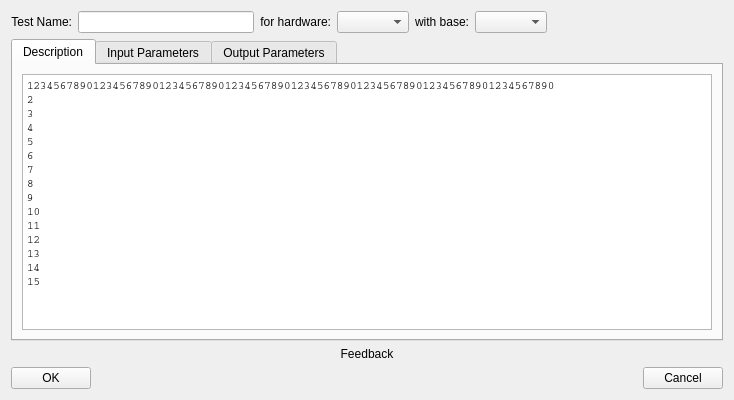
<?xml version="1.0" encoding="UTF-8"?>
<ui version="4.0">
 <class>NewTestWizard</class>
 <widget class="QDialog" name="NewTestWizard">
  <property name="geometry">
   <rect>
    <x>0</x>
    <y>0</y>
    <width>734</width>
    <height>400</height>
   </rect>
  </property>
  <property name="sizePolicy">
   <sizepolicy hsizetype="Fixed" vsizetype="Preferred">
    <horstretch>0</horstretch>
    <verstretch>0</verstretch>
   </sizepolicy>
  </property>
  <property name="minimumSize">
   <size>
    <width>734</width>
    <height>400</height>
   </size>
  </property>
  <property name="maximumSize">
   <size>
    <width>734</width>
    <height>16777215</height>
   </size>
  </property>
  <property name="windowTitle">
   <string>Dialog</string>
  </property>
  <layout class="QGridLayout" name="gridLayout_4">
   <item row="0" column="0">
    <layout class="QVBoxLayout" name="verticalLayout_2">
     <item>
      <layout class="QHBoxLayout" name="horizontalLayout">
       <item>
        <widget class="QLabel" name="label_3">
         <property name="text">
          <string>Test Name:</string>
         </property>
         <property name="alignment">
          <set>Qt::AlignRight|Qt::AlignTrailing|Qt::AlignVCenter</set>
         </property>
        </widget>
       </item>
       <item>
        <widget class="QLineEdit" name="TestName"/>
       </item>
       <item>
        <widget class="QLabel" name="label_6">
         <property name="text">
          <string>for hardware:</string>
         </property>
         <property name="alignment">
          <set>Qt::AlignRight|Qt::AlignTrailing|Qt::AlignVCenter</set>
         </property>
        </widget>
       </item>
       <item>
        <widget class="QComboBox" name="ForHardwareSetup"/>
       </item>
       <item>
        <widget class="QLabel" name="label_7">
         <property name="text">
          <string>with base:</string>
         </property>
         <property name="alignment">
          <set>Qt::AlignRight|Qt::AlignTrailing|Qt::AlignVCenter</set>
         </property>
        </widget>
       </item>
       <item>
        <widget class="QComboBox" name="WithBase"/>
       </item>
       <item>
        <spacer name="horizontalSpacer_2">
         <property name="orientation">
          <enum>Qt::Horizontal</enum>
         </property>
         <property name="sizeHint" stdset="0">
          <size>
           <width>40</width>
           <height>20</height>
          </size>
         </property>
        </spacer>
       </item>
      </layout>
     </item>
     <item>
      <widget class="QTabWidget" name="testTabs">
       <property name="currentIndex">
        <number>0</number>
       </property>
       <widget class="QWidget" name="descriptionTab">
        <attribute name="title">
         <string>Description</string>
        </attribute>
        <layout class="QGridLayout" name="gridLayout">
         <item row="0" column="0">
          <widget class="QTextEdit" name="description">
           <property name="font">
            <font>
             <family>Courier</family>
            </font>
           </property>
           <property name="html">
            <string>&lt;!DOCTYPE HTML PUBLIC &quot;-//W3C//DTD HTML 4.0//EN&quot; &quot;http://www.w3.org/TR/REC-html40/strict.dtd&quot;&gt;
&lt;html&gt;&lt;head&gt;&lt;meta name=&quot;qrichtext&quot; content=&quot;1&quot; /&gt;&lt;style type=&quot;text/css&quot;&gt;
p, li { white-space: pre-wrap; }
&lt;/style&gt;&lt;/head&gt;&lt;body style=&quot; font-family:'Courier'; font-size:8.25pt; font-weight:400; font-style:normal;&quot;&gt;
&lt;p style=&quot; margin-top:0px; margin-bottom:0px; margin-left:0px; margin-right:0px; -qt-block-indent:0; text-indent:0px;&quot;&gt;12345678901234567890123456789012345678901234567890123456789012345678901234567890&lt;/p&gt;
&lt;p style=&quot; margin-top:0px; margin-bottom:0px; margin-left:0px; margin-right:0px; -qt-block-indent:0; text-indent:0px;&quot;&gt;2&lt;/p&gt;
&lt;p style=&quot; margin-top:0px; margin-bottom:0px; margin-left:0px; margin-right:0px; -qt-block-indent:0; text-indent:0px;&quot;&gt;3&lt;/p&gt;
&lt;p style=&quot; margin-top:0px; margin-bottom:0px; margin-left:0px; margin-right:0px; -qt-block-indent:0; text-indent:0px;&quot;&gt;4&lt;/p&gt;
&lt;p style=&quot; margin-top:0px; margin-bottom:0px; margin-left:0px; margin-right:0px; -qt-block-indent:0; text-indent:0px;&quot;&gt;5&lt;/p&gt;
&lt;p style=&quot; margin-top:0px; margin-bottom:0px; margin-left:0px; margin-right:0px; -qt-block-indent:0; text-indent:0px;&quot;&gt;6&lt;/p&gt;
&lt;p style=&quot; margin-top:0px; margin-bottom:0px; margin-left:0px; margin-right:0px; -qt-block-indent:0; text-indent:0px;&quot;&gt;7&lt;/p&gt;
&lt;p style=&quot; margin-top:0px; margin-bottom:0px; margin-left:0px; margin-right:0px; -qt-block-indent:0; text-indent:0px;&quot;&gt;8&lt;/p&gt;
&lt;p style=&quot; margin-top:0px; margin-bottom:0px; margin-left:0px; margin-right:0px; -qt-block-indent:0; text-indent:0px;&quot;&gt;9&lt;/p&gt;
&lt;p style=&quot; margin-top:0px; margin-bottom:0px; margin-left:0px; margin-right:0px; -qt-block-indent:0; text-indent:0px;&quot;&gt;10&lt;/p&gt;
&lt;p style=&quot; margin-top:0px; margin-bottom:0px; margin-left:0px; margin-right:0px; -qt-block-indent:0; text-indent:0px;&quot;&gt;11&lt;/p&gt;
&lt;p style=&quot; margin-top:0px; margin-bottom:0px; margin-left:0px; margin-right:0px; -qt-block-indent:0; text-indent:0px;&quot;&gt;12&lt;/p&gt;
&lt;p style=&quot; margin-top:0px; margin-bottom:0px; margin-left:0px; margin-right:0px; -qt-block-indent:0; text-indent:0px;&quot;&gt;13&lt;/p&gt;
&lt;p style=&quot; margin-top:0px; margin-bottom:0px; margin-left:0px; margin-right:0px; -qt-block-indent:0; text-indent:0px;&quot;&gt;14&lt;/p&gt;
&lt;p style=&quot; margin-top:0px; margin-bottom:0px; margin-left:0px; margin-right:0px; -qt-block-indent:0; text-indent:0px;&quot;&gt;15&lt;/p&gt;&lt;/body&gt;&lt;/html&gt;</string>
           </property>
          </widget>
         </item>
        </layout>
       </widget>
       <widget class="QWidget" name="inputParametersTab">
        <attribute name="title">
         <string>Input Parameters</string>
        </attribute>
        <layout class="QGridLayout" name="gridLayout_2">
         <item row="0" column="0">
          <layout class="QHBoxLayout" name="horizontalLayout_4">
           <item>
            <widget class="QTableWidget" name="inputParameterTable">
             <row>
              <property name="text">
               <string>T</string>
              </property>
             </row>
             <row>
              <property name="text">
               <string>i</string>
              </property>
             </row>
             <column>
              <property name="text">
               <string>Name</string>
              </property>
             </column>
             <column>
              <property name="text">
               <string>Min</string>
              </property>
             </column>
             <column>
              <property name="text">
               <string>Max</string>
              </property>
             </column>
             <column>
              <property name="text">
               <string>Default</string>
              </property>
             </column>
             <column>
              <property name="text">
               <string>10˟</string>
              </property>
             </column>
             <column>
              <property name="text">
               <string>Unit</string>
              </property>
             </column>
             <item row="0" column="1">
              <property name="text">
               <string>-40</string>
              </property>
             </item>
             <item row="0" column="2">
              <property name="text">
               <string>+170</string>
              </property>
             </item>
             <item row="0" column="3">
              <property name="text">
               <string>25</string>
              </property>
             </item>
             <item row="0" column="5">
              <property name="text">
               <string>°C</string>
              </property>
             </item>
             <item row="1" column="1">
              <property name="text">
               <string>0.1</string>
              </property>
             </item>
             <item row="1" column="2">
              <property name="text">
               <string>2.5</string>
              </property>
             </item>
             <item row="1" column="3">
              <property name="text">
               <string>1</string>
              </property>
             </item>
             <item row="1" column="5">
              <property name="text">
               <string>mA</string>
              </property>
             </item>
            </widget>
           </item>
           <item>
            <layout class="QVBoxLayout" name="verticalLayout_3">
             <item>
              <widget class="QPushButton" name="inputParameterMoveUp">
               <property name="sizePolicy">
                <sizepolicy hsizetype="Fixed" vsizetype="Fixed">
                 <horstretch>0</horstretch>
                 <verstretch>0</verstretch>
                </sizepolicy>
               </property>
               <property name="minimumSize">
                <size>
                 <width>24</width>
                 <height>24</height>
                </size>
               </property>
               <property name="maximumSize">
                <size>
                 <width>24</width>
                 <height>24</height>
                </size>
               </property>
               <property name="toolTip">
                <string>move parameter up</string>
               </property>
               <property name="text">
                <string/>
               </property>
               <property name="iconSize">
                <size>
                 <width>24</width>
                 <height>24</height>
                </size>
               </property>
              </widget>
             </item>
             <item>
              <widget class="QPushButton" name="inputParameterAdd">
               <property name="sizePolicy">
                <sizepolicy hsizetype="Fixed" vsizetype="Fixed">
                 <horstretch>0</horstretch>
                 <verstretch>0</verstretch>
                </sizepolicy>
               </property>
               <property name="minimumSize">
                <size>
                 <width>24</width>
                 <height>24</height>
                </size>
               </property>
               <property name="maximumSize">
                <size>
                 <width>24</width>
                 <height>24</height>
                </size>
               </property>
               <property name="toolTip">
                <string>add parameter</string>
               </property>
               <property name="text">
                <string/>
               </property>
               <property name="iconSize">
                <size>
                 <width>24</width>
                 <height>24</height>
                </size>
               </property>
              </widget>
             </item>
             <item>
              <widget class="QPushButton" name="inputParameterDelete">
               <property name="sizePolicy">
                <sizepolicy hsizetype="Fixed" vsizetype="Fixed">
                 <horstretch>0</horstretch>
                 <verstretch>0</verstretch>
                </sizepolicy>
               </property>
               <property name="minimumSize">
                <size>
                 <width>24</width>
                 <height>24</height>
                </size>
               </property>
               <property name="maximumSize">
                <size>
                 <width>24</width>
                 <height>24</height>
                </size>
               </property>
               <property name="toolTip">
                <string>remove parameter</string>
               </property>
               <property name="text">
                <string/>
               </property>
               <property name="iconSize">
                <size>
                 <width>24</width>
                 <height>24</height>
                </size>
               </property>
              </widget>
             </item>
             <item>
              <widget class="QPushButton" name="inputParameterMoveDown">
               <property name="sizePolicy">
                <sizepolicy hsizetype="Fixed" vsizetype="Fixed">
                 <horstretch>0</horstretch>
                 <verstretch>0</verstretch>
                </sizepolicy>
               </property>
               <property name="minimumSize">
                <size>
                 <width>24</width>
                 <height>24</height>
                </size>
               </property>
               <property name="maximumSize">
                <size>
                 <width>24</width>
                 <height>24</height>
                </size>
               </property>
               <property name="toolTip">
                <string>move parameter down</string>
               </property>
               <property name="text">
                <string/>
               </property>
               <property name="iconSize">
                <size>
                 <width>24</width>
                 <height>24</height>
                </size>
               </property>
              </widget>
             </item>
            </layout>
           </item>
          </layout>
         </item>
        </layout>
       </widget>
       <widget class="QWidget" name="outputParametersTab">
        <attribute name="title">
         <string>Output Parameters</string>
        </attribute>
        <layout class="QGridLayout" name="gridLayout_3">
         <item row="0" column="0">
          <layout class="QHBoxLayout" name="horizontalLayout_2">
           <item>
            <widget class="QTableWidget" name="outputParameterTable">
             <attribute name="horizontalHeaderDefaultSectionSize">
              <number>50</number>
             </attribute>
             <row>
              <property name="text">
               <string>1</string>
              </property>
             </row>
             <row>
              <property name="text">
               <string>2</string>
              </property>
             </row>
             <row>
              <property name="text">
               <string>3</string>
              </property>
             </row>
             <row>
              <property name="text">
               <string>4</string>
              </property>
             </row>
             <column>
              <property name="text">
               <string>Name</string>
              </property>
             </column>
             <column>
              <property name="text">
               <string>LSL</string>
              </property>
             </column>
             <column>
              <property name="text">
               <string>(LTL)</string>
              </property>
             </column>
             <column>
              <property name="text">
               <string>(UTL)</string>
              </property>
             </column>
             <column>
              <property name="text">
               <string>USL</string>
              </property>
             </column>
             <column>
              <property name="text">
               <string>Nom</string>
              </property>
             </column>
             <column>
              <property name="text">
               <string>Multiplier</string>
              </property>
             </column>
             <column>
              <property name="text">
               <string>Unit</string>
              </property>
             </column>
             <item row="0" column="1">
              <property name="text">
               <string>123.123</string>
              </property>
             </item>
            </widget>
           </item>
           <item>
            <layout class="QVBoxLayout" name="verticalLayout">
             <item>
              <widget class="QPushButton" name="outputParameterMoveUp">
               <property name="sizePolicy">
                <sizepolicy hsizetype="Fixed" vsizetype="Fixed">
                 <horstretch>0</horstretch>
                 <verstretch>0</verstretch>
                </sizepolicy>
               </property>
               <property name="minimumSize">
                <size>
                 <width>24</width>
                 <height>24</height>
                </size>
               </property>
               <property name="maximumSize">
                <size>
                 <width>24</width>
                 <height>24</height>
                </size>
               </property>
               <property name="toolTip">
                <string>move parameter up</string>
               </property>
               <property name="text">
                <string/>
               </property>
               <property name="iconSize">
                <size>
                 <width>24</width>
                 <height>24</height>
                </size>
               </property>
              </widget>
             </item>
             <item>
              <widget class="QPushButton" name="outputParameterAdd">
               <property name="sizePolicy">
                <sizepolicy hsizetype="Fixed" vsizetype="Fixed">
                 <horstretch>0</horstretch>
                 <verstretch>0</verstretch>
                </sizepolicy>
               </property>
               <property name="minimumSize">
                <size>
                 <width>24</width>
                 <height>24</height>
                </size>
               </property>
               <property name="maximumSize">
                <size>
                 <width>24</width>
                 <height>24</height>
                </size>
               </property>
               <property name="toolTip">
                <string>add parameter</string>
               </property>
               <property name="text">
                <string/>
               </property>
               <property name="iconSize">
                <size>
                 <width>24</width>
                 <height>24</height>
                </size>
               </property>
              </widget>
             </item>
             <item>
              <widget class="QPushButton" name="outputParameterDelete">
               <property name="sizePolicy">
                <sizepolicy hsizetype="Fixed" vsizetype="Fixed">
                 <horstretch>0</horstretch>
                 <verstretch>0</verstretch>
                </sizepolicy>
               </property>
               <property name="minimumSize">
                <size>
                 <width>24</width>
                 <height>24</height>
                </size>
               </property>
               <property name="maximumSize">
                <size>
                 <width>24</width>
                 <height>24</height>
                </size>
               </property>
               <property name="toolTip">
                <string>remove parameter</string>
               </property>
               <property name="text">
                <string/>
               </property>
               <property name="iconSize">
                <size>
                 <width>24</width>
                 <height>24</height>
                </size>
               </property>
              </widget>
             </item>
             <item>
              <widget class="QPushButton" name="outputParameterMoveDown">
               <property name="sizePolicy">
                <sizepolicy hsizetype="Fixed" vsizetype="Fixed">
                 <horstretch>0</horstretch>
                 <verstretch>0</verstretch>
                </sizepolicy>
               </property>
               <property name="minimumSize">
                <size>
                 <width>24</width>
                 <height>24</height>
                </size>
               </property>
               <property name="maximumSize">
                <size>
                 <width>24</width>
                 <height>24</height>
                </size>
               </property>
               <property name="toolTip">
                <string>move parameter down</string>
               </property>
               <property name="text">
                <string/>
               </property>
               <property name="iconSize">
                <size>
                 <width>24</width>
                 <height>24</height>
                </size>
               </property>
              </widget>
             </item>
            </layout>
           </item>
          </layout>
         </item>
        </layout>
       </widget>
      </widget>
     </item>
     <item>
      <widget class="QLabel" name="Feedback">
       <property name="minimumSize">
        <size>
         <width>600</width>
         <height>0</height>
        </size>
       </property>
       <property name="text">
        <string>Feedback</string>
       </property>
       <property name="alignment">
        <set>Qt::AlignCenter</set>
       </property>
      </widget>
     </item>
     <item>
      <layout class="QHBoxLayout" name="horizontalLayout_3">
       <item>
        <widget class="QPushButton" name="OKButton">
         <property name="text">
          <string>OK</string>
         </property>
        </widget>
       </item>
       <item>
        <spacer name="horizontalSpacer">
         <property name="orientation">
          <enum>Qt::Horizontal</enum>
         </property>
         <property name="sizeHint" stdset="0">
          <size>
           <width>40</width>
           <height>20</height>
          </size>
         </property>
        </spacer>
       </item>
       <item>
        <widget class="QPushButton" name="CancelButton">
         <property name="text">
          <string>Cancel</string>
         </property>
        </widget>
       </item>
      </layout>
     </item>
    </layout>
   </item>
  </layout>
 </widget>
 <resources/>
 <connections/>
</ui>
